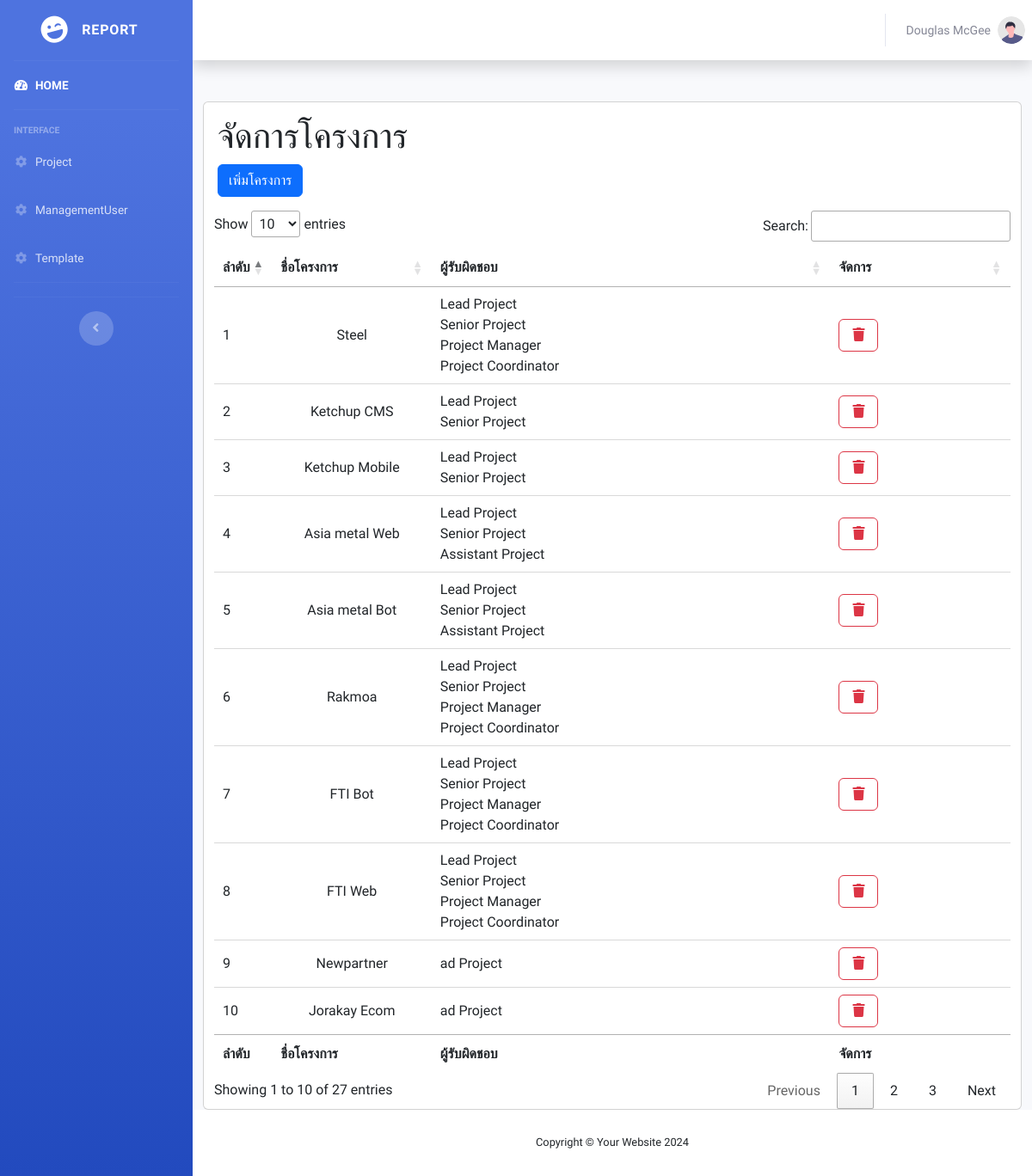
/project.php (signed in), run on the app's committed database.
### tables this page shows
CREATE TABLE `tb_project` (
  `project_id` int(11) NOT NULL,
  `project_name` varchar(255) NOT NULL,
  `project_person` varchar(1000) NOT NULL
);

### connect/function.php (called while the page is built, shortened)
<?php
class dbh
{
	protected function connect()
	{
		$con = new mysqli($this->host = "localhost", $this->Username = "root", $this->password = "", $this->db = "projectscg");
		$con->set_charset("utf8");
		return $con;
	}
}
class User extends dbh
{
	public function getallproject()
	{
		$sql = "SELECT * FROM tb_project WHERE project_id";
		$result = $this->connect()->query($sql);
		$numROW = $result->num_rows;
		if ($numROW > 0) {
			while ($row = $result->fetch_assoc()) {
				$data[] = $row;
			}
			return $data;
		}
	}
	public function getalluser()
	{
		$sql = "SELECT * FROM tb_member WHERE member_id";
		$result = $this->connect()->query($sql);
		$numROW = $result->num_rows;
		if ($numROW > 0) {
			while ($row = $result->fetch_assoc()) {
				$data[] = $row;
			}
			return $data;
		}
	}
}
?>

### project.php (the view, shortened to what this page needs)
<!DOCTYPE html>
<html lang="en">
<head>
    <link href="vendor/fontawesome-free/css/all.min.css" rel="stylesheet" type="text/css">
    <link href="css/sb-admin-2.min.css" rel="stylesheet">
    <link href="https://cdn.jsdelivr.net/npm/bootstrap@5.3.1/dist/css/bootstrap.min.css" rel="stylesheet">
    <link rel="stylesheet" href="https://cdn.datatables.net/1.13.7/css/jquery.dataTables.min.css">
    <link rel="stylesheet" href="css\style.css">
</head>
<?php
include 'connect/function.php';
$user = new User();
?>
<body id="page-top">
    <div id="wrapper">
        <?php
        include 'navbar.php';
        ?>
        <div id="content-wrapper" class="d-flex flex-column">
            <div id="content">
                <nav class="navbar navbar-expand navbar-light bg-white topbar mb-4 static-top shadow">
                    <ul class="navbar-nav ml-auto">
                        <li class="nav-item dropdown no-arrow">
                            <a class="nav-link dropdown-toggle" href="#" id="userDropdown" role="button"
                                data-toggle="dropdown" aria-haspopup="true" aria-expanded="false">
                                <span class="mr-2 d-none d-lg-inline text-gray-600 small">Douglas McGee</span>
                                <img class="img-profile rounded-circle" src="img/undraw_profile.svg">
                            </a>
                        </li>
                    </ul>
                </nav>
                <div class="container-fluid">
                    <br>
                    <div class="row">
                        <div>
                            <div class="card">
                                <div class="card-body">
                                    <h1>จัดการโครงการ</h1>
                                    <button type="button" class="btn btn-primary" data-bs-toggle="modal"
                                        data-bs-target="#myModal">
                                        เพิ่มโครงการ
                                    </button>
                                                            <?php
                                                            $getalluser = $user->getalluser();
                                                                            ?>
                                </div>
                                <div class="col-12">
                                    <table id="example" class="row-border" style="width:100%">
                                        <thead>
                                            <tr>
                                                <th>ลำดับ</th>
                                                <th>ชื่อโครงการ</th>
                                                <th>ผู้รับผิดชอบ</th>
                                                <th>จัดการ</th>
                                            </tr>
                                        </thead>
                                        <tbody>
                                            <?php
                                            $getuser = $user->getallproject();
                                            if (is_array($getuser) || is_object($getuser)) {
                                                foreach ($getuser as $i => $rowre) {
                                                    if (isset($rowre['project_person'])) {
                                                        $items = $rowre['project_person'];
                                                        $items = str_replace([' ', '[', ']',], ',', $items);
                                                    }
                                                    ?>
                                                    <tr>
                                                        <td width="5%">
                                                            <?php echo "" . ($i + 1); ?>
                                                        </td>
                                                        <td class="text-center" width="20%">
                                                            <?php echo $rowre['project_name']; ?>
                                                        </td>
                                                        <td>
                                                            <?php
                                                            $sections = explode('","', substr($items, 2, -1));
                                                            foreach ($sections as $section) {
                                                                if (strpos($section, 'Project') !== false || strpos($section, 'Manager') !== false || strpos($section, 'Coordinator') !== false) {
                                                                    $parts = explode(',', $section);
                                                                    echo $parts[0] . ' ' . $parts[1] . '<br>';
                                                                }
                                                            }
                                                            ?>
                                                        </td>
                                                        <td>
                                                            <button type="button" class="btn btn-outline-danger"
                                                                onclick="return delete_project(<?php echo $rowre['project_id']; ?>);">
                                                                <i class="fas fa-fw fa-trash" aria-hidden="true"></i></button>
                                                        </td>
                                                    </tr>
                                                    <?php
                                                }
                                            } else {
                                            }
                                            ?>
                                        </tbody>
                                        <tfoot>
                                            <tr>
                                                <th>ลำดับ</th>
                                                <th>ชื่อโครงการ</th>
                                                <th>ผู้รับผิดชอบ</th>
                                                <th>จัดการ</th>
                                            </tr>
                                        </tfoot>
                                    </table>
                                </div>
                            </div>
                        </div>
                    </div>
                </div>
            </div>
            <?php
            include 'footer.php';
            ?>
        </div>
    </div>
</body>
</html>

### css/style.css (style rules this page uses)
body { font-family: "Prompt", sans-serif; background-color: #fff; }
h1, h2, h3, h4, h5, h6, .h1, .h2, .h3, .h4, .h5, .h6 { font-family: "Prompt", sans-serif; }
a { -webkit-transition: .3s all ease; -o-transition: .3s all ease; transition: .3s all ease; }

### data on the page
tb_project: project_name "Steel", project_person "Lead", project_person "Project", project_person "Senior", project_person "Manager", project_person "Coordinator"
tb_project: project_name "Ketchup CMS", project_person "Lead", project_person "Project", project_person "Senior"
tb_project: project_name "Ketchup Mobile", project_person "Lead", project_person "Project", project_person "Senior"
tb_project: project_name "Asia metal Web", project_person "Lead", project_person "Project", project_person "Senior", project_person "Assistant"
tb_project: project_name "Asia metal Bot", project_person "Lead", project_person "Project", project_person "Senior", project_person "Assistant"
tb_project: project_name "Rakmoa", project_person "Lead", project_person "Project", project_person "Senior", project_person "Manager", project_person "Coordinator"
tb_project: project_name "FTI Bot", project_person "Lead", project_person "Project", project_person "Senior", project_person "Manager", project_person "Coordinator"
tb_project: project_name "FTI Web", project_person "Lead", project_person "Project", project_person "Senior", project_person "Manager", project_person "Coordinator"
tb_project: project_name "Newpartner", parts "ad", parts "Project"
tb_project: project_name "Jorakay Ecom", parts "ad", parts "Project"
